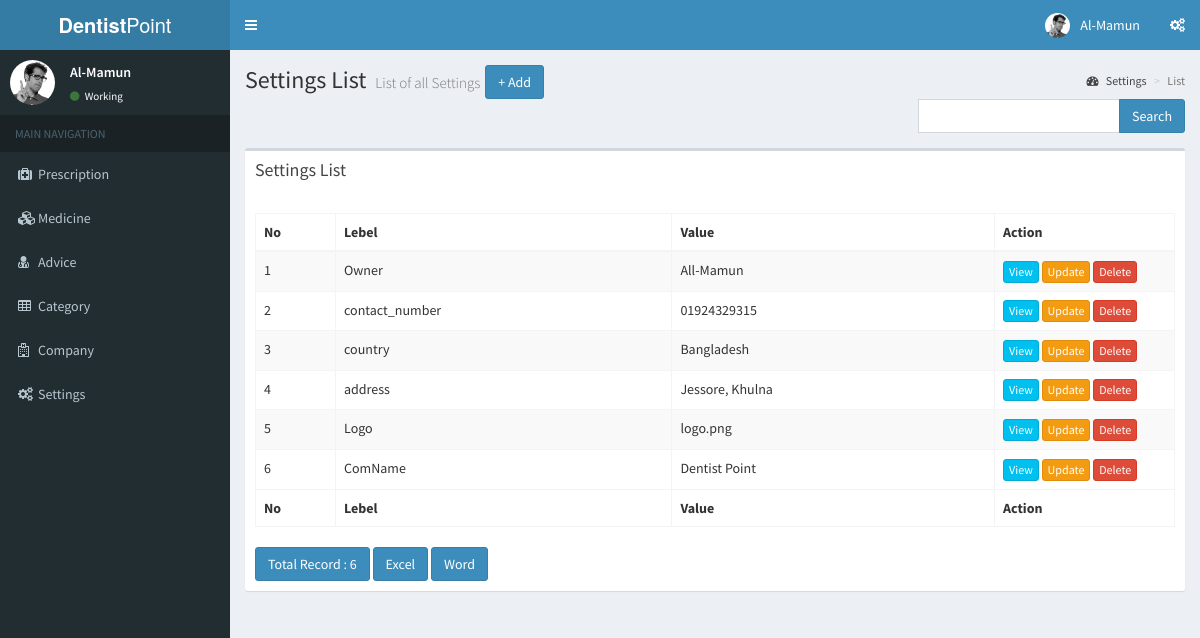
The page / on the database its author committed.
### tables this page shows
CREATE TABLE `settings` (
  `id` int(11) NOT NULL,
  `lebel` varchar(50) NOT NULL,
  `value` varchar(155) NOT NULL
);

### application/core/MY_Loader.php (called while the page is built, shortened)
<?php (defined('BASEPATH')) OR exit('No direct script access allowed');
require APPPATH."third_party/MX/Loader.php";
class MY_Loader extends MX_Loader
{
    public function view($view, $vars = array(), $return = FALSE)
    {
        list($path, $_view) = Modules::find($view, $this->_module, 'views/');
        if ($path != FALSE)
        {
            $view = $_view;
        }
        return $this->_ci_load(array('_ci_view' => $view, '_ci_vars' => ((method_exists($this,'_ci_object_to_array')) ? $this->_ci_object_to_array($vars) : $this->_ci_prepare_view_vars($vars)), '_ci_return' => $return));
    }
}

### application/modules/settings/controllers/Settings.php (called while the page is built, shortened)
<?php
class Settings extends CI_Controller
{
    function __construct()
    {
        $this->load->helper('global');
        $this->load->helper('system');
        $this->load->model('Settings_model');
        $this->load->library('form_validation');
    }
    public function index()
    {
        $q = urldecode($this->input->get('q', TRUE));
        $start = intval($this->input->get('start'));
        if ($q <> '') {
            $config['base_url'] = base_url() . 'settings/index.html?q=' . urlencode($q);
            $config['first_url'] = base_url() . 'settings/index.html?q=' . urlencode($q);
        } else {
            $config['base_url'] = base_url() . 'settings/index.html';
            $config['first_url'] = base_url() . 'settings/index.html';
        }
        $config['per_page'] = 10;
        $config['page_query_string'] = TRUE;
        $config['total_rows'] = $this->Settings_model->total_rows($q);
        $settings = $this->Settings_model->get_limit_data($config['per_page'], $start, $q);
        $this->load->library('pagination');
        $this->pagination->initialize($config);
        $data = array(
            'settings_data' => $settings,
            'q' => $q,
            'pagination' => $this->pagination->create_links(),
            'total_rows' => $config['total_rows'],
            'start' => $start,
        );
        $this->load->view('../../header');
        $this->load->view('../../sidebar');
        $this->load->view('settings/settings_list', $data);
        $this->load->view('../../footer');
    }
}

### index.php (called while the page is built, shortened)
<?php
require_once BASEPATH.'core/CodeIgniter.php';

### application/config/config.php (called while the page is built, shortened)
<?php
$config['base_url'] = 'http://localhost/codeigniter_hmvc/';
$config['index_page'] = 'index.php';
$config['modules_locations'] = array(
    APPPATH.'modules/' => '../modules/',
);
$config['uri_protocol']	= 'REQUEST_URI';
$config['url_suffix'] = '';
$config['language']	= 'english';
$config['charset'] = 'UTF-8';
$config['enable_hooks'] = FALSE;
$config['subclass_prefix'] = 'MY_';
$config['composer_autoload'] = FALSE;
$config['permitted_uri_chars'] = 'a-z 0-9~%.:_\-';
$config['enable_query_strings'] = FALSE;
$config['controller_trigger'] = 'c';
$config['function_trigger'] = 'm';
$config['directory_trigger'] = 'd';
$config['allow_get_array'] = TRUE;
$config['log_threshold'] = 0;
$config['log_path'] = '';
$config['log_file_extension'] = '';
$config['log_file_permissions'] = 0644;
$config['log_date_format'] = 'Y-m-d H:i:s';
$config['error_views_path'] = '';
$config['cache_path'] = '';
$config['cache_query_string'] = FALSE;
$config['encryption_key'] = '';
$config['sess_driver'] = 'files';
$config['sess_cookie_name'] = 'ci_session';
$config['sess_expiration'] = 7200;
$config['sess_save_path'] = NULL;
$config['sess_match_ip'] = FALSE;
$config['sess_time_to_update'] = 300;
$config['sess_regenerate_destroy'] = FALSE;
$config['cookie_prefix']	= '';
$config['cookie_domain']	= '';
$config['cookie_path']		= '/';
$config['cookie_secure']	= FALSE;
$config['cookie_httponly'] 	= FALSE;
$config['standardize_newlines'] = FALSE;
$config['global_xss_filtering'] = FALSE;
$config['csrf_protection'] = FALSE;
$config['csrf_token_name'] = 'csrf_test_name';
$config['csrf_cookie_name'] = 'csrf_cookie_name';
$config['csrf_expire'] = 7200;
$config['csrf_regenerate'] = TRUE;
$config['csrf_exclude_uris'] = array();
$config['compress_output'] = FALSE;
$config['time_reference'] = 'local';
$config['rewrite_short_tags'] = FALSE;
$config['proxy_ips'] = '';

### application/modules/settings/models/Settings_model.php (called while the page is built, shortened)
<?php
class Settings_model extends CI_Model
{
    public $table = 'settings';
    public $id = 'id';
    public $order = 'DESC';
    function total_rows($q = NULL) {
        $this->db->like('id', $q);
	$this->db->or_like('lebel', $q);
	$this->db->or_like('value', $q);
	$this->db->from($this->table);
        return $this->db->count_all_results();
    }
    function get_limit_data($limit, $start = 0, $q = NULL) {
        $this->db->order_by($this->id, $this->order);
        $this->db->like('id', $q);
	$this->db->or_like('lebel', $q);
	$this->db->or_like('value', $q);
	$this->db->limit($limit, $start);
        return $this->db->get($this->table)->result();
    }
}

### application/modules/settings/views/settings_list.php (the view, shortened to what this page needs)
<div class="content-wrapper">
    <section class="content-header">
      <h1>
        Settings List
        <small>List of all Settings</small>
        <?php echo anchor(site_url('settings/create'),'+ Add', 'class="btn btn-primary"'); ?>
      </h1>
      <ol class="breadcrumb">
        <li><a href="#"><i class="fa fa-dashboard"></i> Settings</a></li>
        <li class="active">List</li>
      </ol>
      <div class="text-right">
            <form action="<?php echo site_url('settings/index'); ?>" class="form-inline" method="get">
                <div class="input-group">
                    <input type="text" class="form-control" name="q" value="<?php echo $q; ?>">
                    <span class="input-group-btn">
                      <button class="btn btn-primary" type="submit">Search</button>
                    </span>
                </div>
            </form>
        </div>
    </section>
    <section class="content">
      <div class="row">
        <div class="col-xs-12">
<div class="box">
        <div class="box-header">
            <h3 class="box-title">Settings List</h3>
        </div>
        <div class="box-body">
            <div class="col-md-8 text-center">
            </div>
        <div class="row"/>
        <div class="col-md-12">
        <table class="table table-bordered table-striped">
        <thead>
            <tr>
                <th>No</th>
		<th>Lebel</th>
		<th>Value</th>
		<th>Action</th>
            </tr></thead><tbody><?php
            foreach ($settings_data as $settings)
            {
                ?>
               <tr>
			<td width="80px"><?php echo ++$start ?></td>
			<td><?php echo $settings->lebel ?></td>
			<td><?php echo $settings->value ?></td>
			<td width="180px">
				<?php
				echo anchor(site_url('settings/read/'.$settings->id),'View', 'class="btn btn-xs btn-info"');
				echo anchor(site_url('settings/update/'.$settings->id),'Update', 'class="btn btn-xs btn-warning"');
				echo anchor(site_url('settings/delete/'.$settings->id),'Delete', 'class="btn btn-xs btn-danger"', 'onclick="javasciprt: return confirm(\'Are You Sure ?\')"');
				?>
			</td>
		</tr>
                <?php
            }
            ?>
            </tbody>
            <tfoot>
            <tr>
                <th>No</th>
		<th>Lebel</th>
		<th>Value</th>
		<th>Action</th>
            </tr></tfoot>
        </table>
        </div>
        </div>
        <div class="row">
            <div class="col-md-6">
                <a href="#" class="btn btn-primary">Total Record : <?php echo $total_rows ?></a>
		<?php echo anchor(site_url('settings/excel'), 'Excel', 'class="btn btn-primary"'); ?>
		<?php echo anchor(site_url('settings/word'), 'Word', 'class="btn btn-primary"'); ?>
	    </div>
            <div class="col-md-6 text-right">
            </div>
        </div>
</div>
</div>
</div>
</section>
</div>

### application/third_party/MX/Loader.php (shortened to what this page needs)
<?php (defined('BASEPATH')) OR exit('No direct script access allowed');
class MX_Loader extends CI_Loader
{
	protected $_module;
	public $_ci_cached_vars = array();
	public function initialize($controller = NULL)
	{
		$this->_module = CI::$APP->router->fetch_module();
	}
	public function model($model, $object_name = NULL, $connect = FALSE)
	{
		if (is_array($model)) return $this->models($model);
		($_alias = $object_name) OR $_alias = basename($model);
		list($path, $_model) = Modules::find(strtolower($model), $this->_module, 'models/');
		if ($path == FALSE)
		{
			parent::model($model, $object_name, $connect);
		}
		else
		{
			CI::$APP->$_alias = new $model();
		}
		return $this;
	}
	public function models($models)
	{
		return $this;
	}
	public function _ci_load($_ci_data)
	{
		extract($_ci_data);
		if (isset($_ci_view))
		{
			$_ci_path = '';
			$_ci_file = (pathinfo($_ci_view, PATHINFO_EXTENSION)) ? $_ci_view : $_ci_view.EXT;
			foreach ($this->_ci_view_paths as $path => $cascade)
			{
				if (file_exists($view = $path.$_ci_file))
				{
					$_ci_path = $view;
					break;
				}
			}
		}
		elseif (isset($_ci_path))
		{
			$_ci_file = basename($_ci_path);
			if( ! file_exists($_ci_path)) $_ci_path = '';
		}
		if (isset($_ci_vars))
			$this->_ci_cached_vars = array_merge($this->_ci_cached_vars, (array) $_ci_vars);
		extract($this->_ci_cached_vars);
		if ((bool) @ini_get('short_open_tag') === FALSE && CI::$APP->config->item('rewrite_short_tags') == TRUE)
		{
			echo eval('?>'.preg_replace("/;*\s*\?>/", "; ?>", str_replace('<?=', '<?php echo ', file_get_contents($_ci_path))));
		}
		else
		{
			include($_ci_path);
		}
	}
}

### application/modules/header.php (shortened to what this page needs)
<!DOCTYPE html>
<html>
<head>
  <link rel="stylesheet" href="<?php print base_url(); ?>assets/bower_components/bootstrap/dist/css/bootstrap.min.css">
  <link rel="stylesheet" href="<?php print base_url(); ?>assets/bower_components/font-awesome/css/font-awesome.min.css">
  <link rel="stylesheet" href="<?php print base_url(); ?>assets/bower_components/Ionicons/css/ionicons.min.css">
  <link rel="stylesheet" href="<?php print base_url(); ?>assets/bower_components/datatables.net-bs/css/dataTables.bootstrap.min.css">
  <link rel="stylesheet" href="<?php print base_url(); ?>assets/dist/css/AdminLTE.min.css">
  <link rel="stylesheet" href="<?php print base_url(); ?>assets/dist/css/skins/_all-skins.min.css">
</head>
<body class="hold-transition skin-blue sidebar-mini">
<div class="wrapper">
  <header class="main-header">
    <a href="../../index2.html" class="logo">
      <span class="logo-lg"><b>Dentist</b>Point</span>
    </a>
    <nav class="navbar navbar-static-top">
      <a href="#" class="sidebar-toggle" data-toggle="push-menu" role="button">
      </a>
      <div class="navbar-custom-menu">
        <ul class="nav navbar-nav">
          <li class="dropdown user user-menu">
            <a href="#" class="dropdown-toggle" data-toggle="dropdown">
              <img src="<?php print base_url(); ?>assets/dist/img/user2-160x160.jpg" class="user-image" alt="User Image">
              <span class="hidden-xs">Al-Mamun</span>
            </a>
          </li>
          <li>
            <a href="#" data-toggle="control-sidebar"><i class="fa fa-gears"></i></a>
          </li>
        </ul>
      </div>
    </nav>
  </header>

### application/modules/sidebar.php
<aside class="main-sidebar">
    <section class="sidebar">
      <div class="user-panel">
        <div class="pull-left image">
          <img src="<?php print base_url(); ?>assets/dist/img/user2-160x160.jpg" class="img-circle" alt="User Image">
        </div>
        <div class="pull-left info">
          <p>Al-Mamun</p>
          <a href="#"><i class="fa fa-circle text-success"></i> Working</a>
        </div>
      </div>
      <ul class="sidebar-menu" data-widget="tree">
        <li class="header">MAIN NAVIGATION</li>
        <?php
            echo add_main_menu('Prescription', 'prescription', 'prescription', 'fa fa-medkit');
            echo add_main_menu('Medicine', 'medicine', 'medicine', 'fa fa-cubes');
            echo add_main_menu('Advice', 'advice', 'advice', 'fa fa-user-md');
            echo add_main_menu('Category', 'category', 'category', 'fa fa-table');
            echo add_main_menu('Company', 'company', 'company', 'fa fa-hospital-o');
            echo add_main_menu('Settings', 'settings', 'settings', 'fa fa-gears');
           ?>
      </ul>
    </section>
  </aside>

### application/helpers/system_helper.php (shortened to what this page needs)
<?php
function add_main_menu($title, $url, $access, $icon){
    $ci          =& get_instance();
    $active_url  = $ci->uri->uri_string();
    $menu       = '';
    $class_active   = ($active_url === $url ) ? ' class="active"' : '';
    $menu .= '<li '. $class_active.'><a href="'. base_url() . $url .'">';
    $menu .= '<i class="fa '. $icon .'"></i>';
    $menu .= '<span>'.$title .'</span>';
    $menu .= '</a><li>';
    return $menu;
}

### application/modules/footer.php (shortened to what this page needs)
</div>
</body>
</html>

### rows shown on the page
settings: lebel "Owner", value "All-Mamun", id "View", id "Update", id "Delete"
settings: lebel "contact_number", value "01924329315", id "View", id "Update", id "Delete"
settings: lebel "country", value "Bangladesh", id "View", id "Update", id "Delete"
settings: lebel "address", value "Jessore, Khulna", id "View", id "Update", id "Delete"
settings: lebel "Logo", value "logo.png", id "View", id "Update", id "Delete"
settings: lebel "ComName", value "Dentist Point", id "View", id "Update", id "Delete"

### other values the page prints
$title "Prescription Medicine Advice Category Company Settings"
anchor(site_url('settings/create'),'+ Add', 'class="btn btn-primary"') "+ Add"
$total_rows "6"
anchor(site_url('settings/excel'), 'Excel', 'class="btn btn-primary"') "Excel"
anchor(site_url('settings/word'), 'Word', 'class="btn btn-primary"') "Word"
